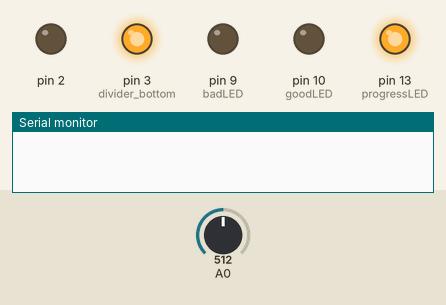
Simulated run of this sketch. Board: Arduino Uno, built with avr-gcc and run on an emulated ATmega328P. Parts: output pins drawn as LEDs (lit = HIGH), the last lines printed to the serial monitor. The test bench sets the inputs (shaded band); at power-on: A0 = 512.

Above: at 0.1 s.
At 8.1 s:
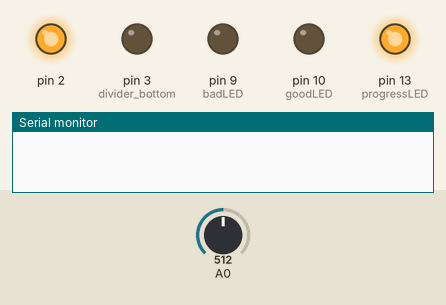
At 15.1 s:
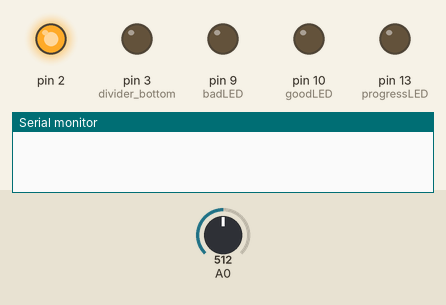
At 30.1 s:
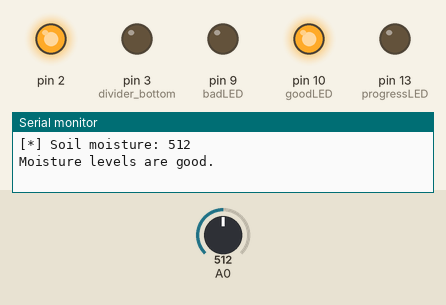
Timing chart, 0 to 31.6 s (numbered marks = the images above):
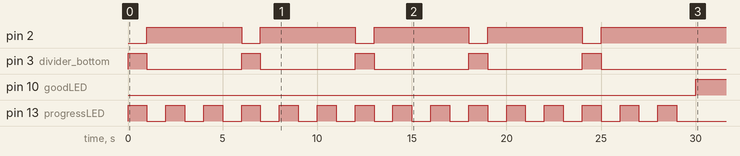

The sketch:

moisture_function_average.ino
```cpp
//analog inputs
#define moisture_input 0
#define divider_top 2
#define divider_bottom 3
//analog settings
const int VAL_PROBE = 0; // Analog pin 0
//leds
int progressLED = 13;
int badLED = 9;
int goodLED = 10;
// reply #7 is where this code comes from
//http://forum.arduino.cc/index.php/topic,37975.0.html
/*


           digital 2---*
                 |
                 \
                 /
                 \ R1
                 /
                 |
                 |
         analog 0----*
                 |
                 |
                 *----> nail 1

                 *----> nail 2
                 |
                 |
                 |
           digital 3---*
*/

//moisture levels
const int air = 0;
const int damp = 250;
const int wet = 300;
//
int moisture; // analogical value obtained from the experiment

int SoilMoisture(int top,int bottom, int probe){
  int i;
  int reading = 0;
  for (i = 0; i < 5 ; i++){ //take 5 readings

    digitalWrite(progressLED, HIGH);
    digitalWrite(goodLED, LOW);// clear leds
    digitalWrite(badLED, LOW);

  // set driver pins to outputs
    pinMode(top,OUTPUT);
    pinMode(bottom,OUTPUT);

  // drive a current through the divider in one direction
    digitalWrite(top,LOW);
    digitalWrite(bottom,HIGH);

  // wait a moment for capacitance effects to settle
    delay(1000);
    digitalWrite(progressLED, LOW);

  // take a reading
    reading=analogRead(probe) + reading;

  // reverse the current
  digitalWrite(top,HIGH);
  digitalWrite(bottom,LOW);

  // give as much time in 'reverse' as in 'forward'

    delay(1000);
    digitalWrite(progressLED, HIGH);
  // stop the current
    digitalWrite(divider_bottom,LOW);
    delay(1000);
    digitalWrite(progressLED, LOW);
    delay(1000);
    digitalWrite(progressLED,HIGH);
    delay(1000);
    digitalWrite(progressLED, LOW);
    //final delay before next reading
    delay(1000);
  }
  reading = reading / 5; //get average
  return reading;
}


void setup () {
  Serial.begin(9600);
  pinMode(progressLED, OUTPUT);
  pinMode(goodLED, OUTPUT);
  pinMode(badLED,OUTPUT);
}

void loop (void) {
  moisture=SoilMoisture(divider_top,divider_bottom,moisture_input); // assign the result of SoilMoisture() to the global variable 'moisture'
  Serial.print("[*] Soil moisture: ");
  Serial.print(moisture); // print the analogical measurement of the experiment
  Serial.println();
  if (moisture >= 300)
  {
    digitalWrite(goodLED, HIGH);
    digitalWrite(badLED, LOW);
    Serial.println("Moisture levels are good.");
    delay(300000);
  }
  else if (moisture = 0)
  {
    digitalWrite(badLED, LOW);
    digitalWrite(goodLED, LOW);
    Serial.println("We arent even in the dirt.. Test not valid.");
    delay(300000);
  }
  else
  {
    digitalWrite(badLED, HIGH);
    digitalWrite(goodLED, LOW);
    Serial.println("Its very dry. Please water me :(");
    delay(300000);
  }

}
```

Measured:
- by itself, pin 2: alternates HIGH for 5.0 s and LOW for 1.0 s, 9 changes in all, then stays HIGH
- by itself, pin 3 (divider_bottom): alternates HIGH for 1.0 s and LOW for 5.0 s, 10 changes in all, then stays LOW
- by itself, pin 10 (goodLED): LOW → HIGH at 30.0 s
- by itself, pin 13 (progressLED): alternates HIGH for 1.0 s and LOW for 1.0 s, 30 changes in all, then stays LOW
